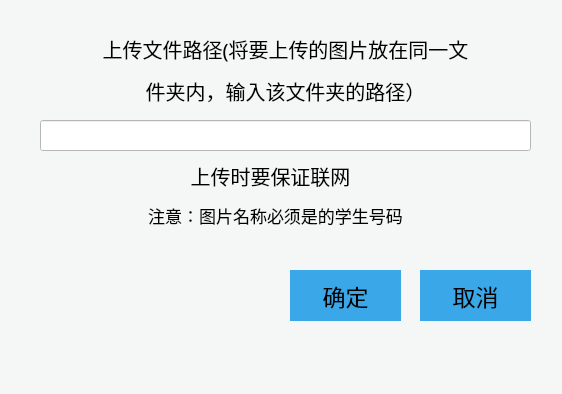
<?xml version="1.0" encoding="UTF-8"?>
<ui version="4.0">
 <class>all_push_work</class>
 <widget class="QWidget" name="all_push_work">
  <property name="geometry">
   <rect>
    <x>0</x>
    <y>0</y>
    <width>562</width>
    <height>394</height>
   </rect>
  </property>
  <property name="font">
   <font>
    <family>幼圆</family>
    <pointsize>10</pointsize>
   </font>
  </property>
  <property name="windowTitle">
   <string>上传文件</string>
  </property>
  <property name="styleSheet">
   <string notr="true">background-color: rgb(245, 246, 246);</string>
  </property>
  <widget class="QLabel" name="label_2">
   <property name="geometry">
    <rect>
     <x>20</x>
     <y>30</y>
     <width>531</width>
     <height>81</height>
    </rect>
   </property>
   <property name="font">
    <font>
     <family>幼圆</family>
     <pointsize>15</pointsize>
    </font>
   </property>
   <property name="text">
    <string>&lt;html&gt;&lt;head/&gt;&lt;body&gt;&lt;p&gt;上传文件路径(将要上传的图片放在同一文&lt;/p&gt;&lt;p&gt;件夹内，输入该文件夹的路径）&lt;/p&gt;&lt;/body&gt;&lt;/html&gt;</string>
   </property>
   <property name="alignment">
    <set>Qt::AlignCenter</set>
   </property>
  </widget>
  <widget class="QLineEdit" name="input_path">
   <property name="geometry">
    <rect>
     <x>40</x>
     <y>120</y>
     <width>491</width>
     <height>31</height>
    </rect>
   </property>
   <property name="styleSheet">
    <string notr="true">background-color: rgb(255, 255, 255);</string>
   </property>
  </widget>
  <widget class="QPushButton" name="true_button">
   <property name="geometry">
    <rect>
     <x>290</x>
     <y>270</y>
     <width>111</width>
     <height>51</height>
    </rect>
   </property>
   <property name="font">
    <font>
     <family>SimSun</family>
     <pointsize>17</pointsize>
    </font>
   </property>
   <property name="styleSheet">
    <string notr="true">QPushButton
{ 
    border-radius:250px;
	background-color: rgb(58, 167, 232);
}
QPushButton:hover
{
	background-color: rgb(147, 226, 238);
	border-radius: 250px;
	
}</string>
   </property>
   <property name="text">
    <string>确定</string>
   </property>
  </widget>
  <widget class="QPushButton" name="false_button">
   <property name="geometry">
    <rect>
     <x>420</x>
     <y>270</y>
     <width>111</width>
     <height>51</height>
    </rect>
   </property>
   <property name="font">
    <font>
     <family>SimSun</family>
     <pointsize>17</pointsize>
    </font>
   </property>
   <property name="styleSheet">
    <string notr="true">QPushButton
{ 
    border-radius:250px;
	background-color: rgb(58, 167, 232);
}
QPushButton:hover
{
	background-color: rgb(147, 226, 238);
	border-radius: 250px;
	
}</string>
   </property>
   <property name="text">
    <string>取消</string>
   </property>
  </widget>
  <widget class="QLabel" name="label">
   <property name="geometry">
    <rect>
     <x>50</x>
     <y>200</y>
     <width>451</width>
     <height>31</height>
    </rect>
   </property>
   <property name="font">
    <font>
     <family>幼圆</family>
     <pointsize>13</pointsize>
    </font>
   </property>
   <property name="text">
    <string>注意：图片名称必须是的学生号码</string>
   </property>
   <property name="alignment">
    <set>Qt::AlignCenter</set>
   </property>
  </widget>
  <widget class="QLabel" name="label_3">
   <property name="geometry">
    <rect>
     <x>120</x>
     <y>160</y>
     <width>301</width>
     <height>31</height>
    </rect>
   </property>
   <property name="font">
    <font>
     <family>幼圆</family>
     <pointsize>15</pointsize>
    </font>
   </property>
   <property name="text">
    <string>上传时要保证联网</string>
   </property>
   <property name="alignment">
    <set>Qt::AlignCenter</set>
   </property>
  </widget>
 </widget>
 <resources/>
 <connections/>
</ui>
